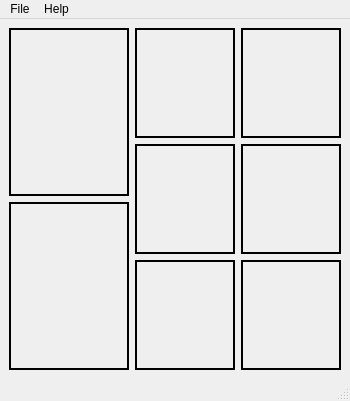
<?xml version="1.0" encoding="UTF-8"?>
<ui version="4.0">
 <class>MainWindow</class>
 <widget class="QMainWindow" name="MainWindow">
  <property name="geometry">
   <rect>
    <x>0</x>
    <y>0</y>
    <width>350</width>
    <height>401</height>
   </rect>
  </property>
  <property name="windowTitle">
   <string>MainWindow</string>
  </property>
  <property name="unifiedTitleAndToolBarOnMac">
   <bool>true</bool>
  </property>
  <widget class="QWidget" name="centralwidget">
   <layout class="QHBoxLayout" name="horizontalLayout_4">
    <item>
     <layout class="QVBoxLayout" name="verticalLayout">
      <item>
       <widget class="QWidget" name="cameraPlot" native="true">
        <property name="minimumSize">
         <size>
          <width>100</width>
          <height>100</height>
         </size>
        </property>
        <property name="styleSheet">
         <string notr="true">border-color: black;
border-width: 2px;
border-style: solid;</string>
        </property>
       </widget>
      </item>
      <item>
       <widget class="QWidget" name="scatterPlot" native="true">
        <property name="minimumSize">
         <size>
          <width>100</width>
          <height>100</height>
         </size>
        </property>
        <property name="styleSheet">
         <string notr="true">border-color: black;
border-width: 2px;
border-style: solid;</string>
        </property>
       </widget>
      </item>
     </layout>
    </item>
    <item>
     <layout class="QVBoxLayout" name="verticalLayout_2">
      <item>
       <layout class="QHBoxLayout" name="horizontalLayout">
        <item>
         <widget class="QWidget" name="centroidXPlot" native="true">
          <property name="minimumSize">
           <size>
            <width>100</width>
            <height>100</height>
           </size>
          </property>
          <property name="styleSheet">
           <string notr="true">border-color: black;
border-width: 2px;
border-style: solid;</string>
          </property>
         </widget>
        </item>
        <item>
         <widget class="QWidget" name="centroidYPlot" native="true">
          <property name="minimumSize">
           <size>
            <width>100</width>
            <height>100</height>
           </size>
          </property>
          <property name="styleSheet">
           <string notr="true">border-color: black;
border-width: 2px;
border-style: solid;</string>
          </property>
         </widget>
        </item>
       </layout>
      </item>
      <item>
       <layout class="QHBoxLayout" name="horizontalLayout_2">
        <item>
         <widget class="QWidget" name="fftXPlot" native="true">
          <property name="minimumSize">
           <size>
            <width>100</width>
            <height>100</height>
           </size>
          </property>
          <property name="styleSheet">
           <string notr="true">border-color: black;
border-width: 2px;
border-style: solid;</string>
          </property>
         </widget>
        </item>
        <item>
         <widget class="QWidget" name="fftYPlot" native="true">
          <property name="minimumSize">
           <size>
            <width>100</width>
            <height>100</height>
           </size>
          </property>
          <property name="styleSheet">
           <string notr="true">border-color: black;
border-width: 2px;
border-style: solid;</string>
          </property>
         </widget>
        </item>
       </layout>
      </item>
      <item>
       <layout class="QHBoxLayout" name="horizontalLayout_3">
        <item>
         <widget class="QWidget" name="cameraControl" native="true">
          <property name="minimumSize">
           <size>
            <width>100</width>
            <height>100</height>
           </size>
          </property>
          <property name="styleSheet">
           <string notr="true">border-color: black;
border-width: 2px;
border-style: solid;</string>
          </property>
         </widget>
        </item>
        <item>
         <widget class="QWidget" name="statusInfo" native="true">
          <property name="minimumSize">
           <size>
            <width>100</width>
            <height>100</height>
           </size>
          </property>
          <property name="styleSheet">
           <string notr="true">border-color: black;
border-width: 2px;
border-style: solid;</string>
          </property>
         </widget>
        </item>
       </layout>
      </item>
     </layout>
    </item>
   </layout>
  </widget>
  <widget class="QMenuBar" name="menubar">
   <property name="geometry">
    <rect>
     <x>0</x>
     <y>0</y>
     <width>350</width>
     <height>22</height>
    </rect>
   </property>
   <widget class="QMenu" name="menuFile">
    <property name="title">
     <string>File</string>
    </property>
    <addaction name="actionExit"/>
   </widget>
   <widget class="QMenu" name="menuHelp">
    <property name="title">
     <string>Help</string>
    </property>
    <addaction name="actionAbout"/>
   </widget>
   <addaction name="menuFile"/>
   <addaction name="menuHelp"/>
  </widget>
  <widget class="QStatusBar" name="statusbar"/>
  <action name="actionExit">
   <property name="text">
    <string>Exit</string>
   </property>
   <property name="toolTip">
    <string>Exit the Program</string>
   </property>
   <property name="shortcut">
    <string>Meta+Q</string>
   </property>
  </action>
  <action name="actionAbout">
   <property name="text">
    <string>About</string>
   </property>
  </action>
 </widget>
 <resources/>
 <connections/>
</ui>
